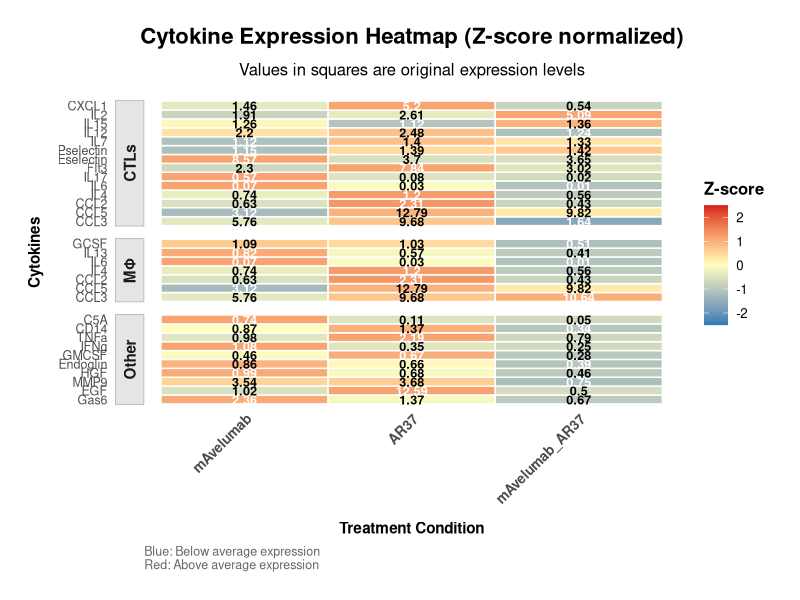
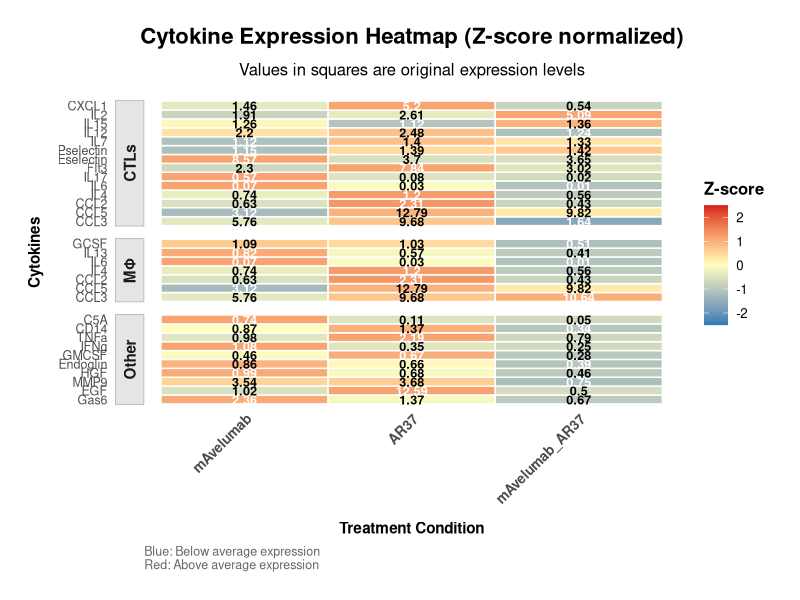
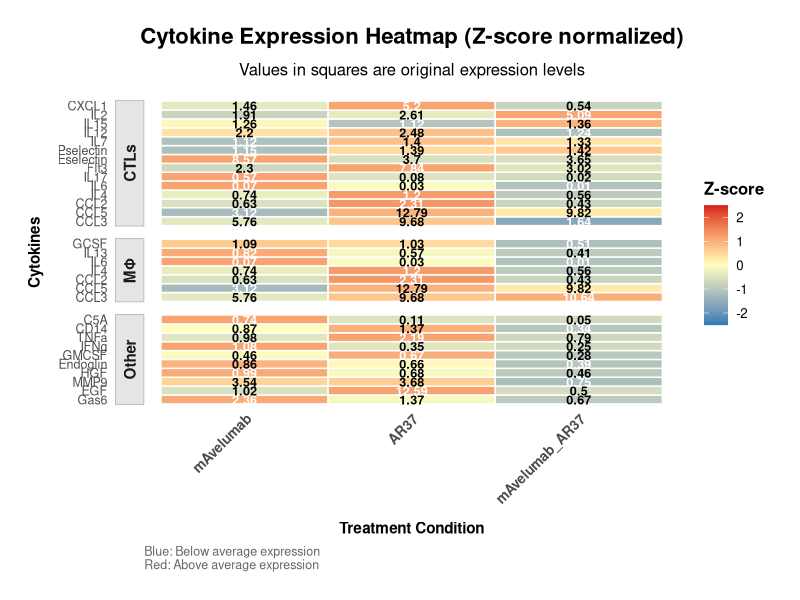

Recreate these plots in R, in order.
# Load required libraries
library(tidyverse)
library(reshape2)
library(viridis)
library(svglite)  # For high-quality SVG output

# Create the dataframe
df <- data.frame(
  Cell_Type = c(rep("MΦ", 7), rep("CTLs", 14), rep("Other", 10)),
  Cytokines = c("CCL3", "CCL5", "CCL2", "IL4", "IL6", "IL13", "GCSF",
                "CCL2", "CCL3", "CCL5", "IL17", "Flt3", "Eselectin", "Pselectin",
                "IL7", "IL12", "IL15", "IL2", "IL4", "IL6",
                "CXCL1", "Gas6", "EGF", "MMP9", "HGF", "Endoglin", 
                "GMCSF", "IFNg", "TNFa", "CD14", "C5A"),
  mAvelumab_1 = c(5.73493899, 3.13483976, 0.63489852, 0.74788227, 0.06969057,
                  0.81996643, 1.088276, 0.63489852, 5.73493899, 3.13483976,
                  0.57513992, 2.31071165, 8.55210622, 1.14292683, 1.12120664,
                  2.19608933, 1.26170381, 1.91383016, 0.74788227, 0.06969057,
                  1.47302, 2.35145769, 1.02166447, 3.55263689, 0.9921876,
                  0.8627469, 0.46121291, 1.08902963, 0.97893026, 0.87510485,
                  0.74466664),
  mAvelumab_2 = c(5.77567346, 3.1071056, 0.63229643, 0.73998079, 0.06880926,
                  0.82476843, 1.08536064, 0.63229643, 5.77567346, 3.1071056,
                  0.56806796, 2.29027781, 8.58306815, 1.14891958, 1.1156063,
                  2.2017151, 1.25863809, 1.91335302, 0.73998079, 0.06880926,
                  1.44880854, 2.37485825, 1.01059171, 3.53229641, 0.99173641,
                  0.86539104, 0.45391631, 1.07297722, 0.98063873, 0.86937285,
                  0.73644374),
  AR37_1 = c(9.64249544, 12.8174937, 2.32747559, 1.19506704, 0.03482626,
             0.57500358, 1.02962198, 2.32747559, 9.64249544, 12.8174937,
             0.07873821, 7.83084134, 3.68846449, 1.38762781, 1.39611167,
             2.48031647, 1.12314793, 2.6190982, 1.19506704, 0.03482626,
             5.18945398, 1.35999047, 12.5939033, 3.69159597, 0.67971577,
             0.66117412, 0.66535489, 0.34697076, 2.18009101, 1.37416292,
             0.1093667),
  AR37_2 = c(9.70966573, 12.7711464, 2.28729515, 1.19687601, 0.03468828,
             0.56696801, 1.0228662, 2.28729515, 9.70966573, 12.7711464,
             0.07788744, 7.84600742, 3.71543168, 1.38369309, 1.39992812,
             2.47753236, 1.12562553, 2.60131896, 1.19687601, 0.03468828,
             5.20724, 1.37210362, 12.5939811, 3.66843564, 0.68521776,
             0.65972097, 0.66970024, 0.34970352, 2.19770741, 1.37519582,
             0.1096859),
  mAvelumab_AR37_1 = c(10.65007098, 9.90652833, 0.43142935, 0.56107565,
                       0.00565515, 0.41116385, 0.51030179, 0.43142935,
                       1.65007098, 9.90652833, 0.02202672, 3.04511195,
                       3.68149342, 1.43016925, 1.34486547, 1.24393226,
                       1.37441503, 5.08373857, 0.56107565, 0.00565515,
                       0.53868818, 0.67047681, 0.49999127, 0.74826269,
                       0.45925879, 0.39490444, 0.28288835, 0.25213603,
                       0.79600117, 0.33827747, 0.0457282),
  mAvelumab_AR37_2 = c(10.63261966, 9.7407475, 0.42742255, 0.56135948,
                       0.00568614, 0.40857883, 0.50173528, 0.42742255,
                       1.63261966, 9.7407475, 0.02219507, 2.99248818,
                       3.61040259, 1.40163849, 1.31879349, 1.23831542,
                       1.34818739, 5.09048207, 0.56135948, 0.00568614,
                       0.53231389, 0.65995458, 0.49196797, 0.74212159,
                       0.46214956, 0.3905912, 0.28466915, 0.25203763,
                       0.78012263, 0.33921573, 0.04495665)
)

# Calculate means for each treatment
df_mean <- df %>%
  mutate(
    mAvelumab = (mAvelumab_1 + mAvelumab_2)/2,
    AR37 = (AR37_1 + AR37_2)/2,
    mAvelumab_AR37 = (mAvelumab_AR37_1 + mAvelumab_AR37_2)/2
  ) %>%
  select(Cell_Type, Cytokines, mAvelumab, AR37, mAvelumab_AR37)

# Reshape data for heatmap
df_melt <- melt(df_mean, id.vars = c("Cell_Type", "Cytokines"),
                variable.name = "Treatment", value.name = "Value")

# Apply z-score normalization within each cytokine
df_melt_z <- df_melt %>%
  group_by(Cytokines) %>%
  mutate(
    Value_z = (Value - mean(Value)) / sd(Value),
    Value_scaled = (Value - min(Value)) / (max(Value) - min(Value))
  ) %>%
  ungroup()

# Create ordering factor to maintain original order
cytokine_order <- unique(df_melt_z$Cytokines)
df_melt_z$Cytokines <- factor(df_melt_z$Cytokines, levels = cytokine_order)

# NOW create the heatmap
heatmap_z <- ggplot(df_melt_z, aes(x = Treatment, y = Cytokines)) +
  geom_tile(aes(fill = Value_z), color = "white", linewidth = 0.5) +
  geom_text(aes(label = round(Value, 2)), size = 3.2,
            color = ifelse(abs(df_melt_z$Value_z) > 1, "white", "black"),
            fontface = "bold") +
  scale_fill_gradient2(
    low = "#2c7bb6",
    mid = "#ffffbf",
    high = "#d7191c",
    midpoint = 0,
    name = "Z-score",
    limits = c(-2.5, 2.5),
    oob = scales::squish
  ) +
  facet_grid(Cell_Type ~ .,
             scales = "free_y",
             space = "free_y",
             switch = "y") +
  labs(
    title = "Cytokine Expression Heatmap (Z-score normalized)",
    subtitle = "Values in squares are original expression levels",
    x = "Treatment Condition",
    y = "Cytokines",
    caption = "Blue: Below average expression\nRed: Above average expression"
  ) +
  theme_minimal(base_size = 12) +
  theme(
    axis.text.x = element_text(angle = 45, hjust = 1, size = 10, face = "bold"),
    axis.text.y = element_text(size = 9),
    axis.title.x = element_text(size = 11, face = "bold", margin = margin(t = 10)),
    axis.title.y = element_text(size = 11, face = "bold", margin = margin(r = 10)),
    plot.title = element_text(hjust = 0.5, size = 16, face = "bold", margin = margin(b = 10)),
    plot.subtitle = element_text(hjust = 0.5, size = 12, margin = margin(b = 15)),
    plot.caption = element_text(size = 9, color = "gray40", hjust = 0),
    strip.text.y = element_text(angle = 0, size = 11, face = "bold"),
    strip.background = element_rect(fill = "gray90", color = "gray70"),
    panel.grid = element_blank(),
    panel.spacing = unit(0.3, "cm"),
    legend.position = "right",
    legend.title = element_text(face = "bold"),
    plot.margin = margin(20, 20, 20, 20)
  )

# Display the heatmap
print(heatmap_z)

# SAVE AS SVG FOR INKSCAPE EDITING
ggsave("cytokine_heatmap_zscore.svg", heatmap_z,
       width = 10, height = 12, dpi = 800, bg = "white")

# Also save as high-resolution PNG for reference
ggsave("cytokine_heatmap_zscore.png", heatmap_z,
       width = 10, height = 12, dpi = 800, bg = "white")

cat("Heatmap saved as 'cytokine_heatmap_zscore.svg' - ready for editing in Inkscape!\n")
cat("\nTo edit in Inkscape:\n")
cat("1. Open the SVG file in Inkscape\n")
cat("2. Ungroup elements (Ctrl+Shift+G) to edit individually\n")
cat("3. Double-click text to modify\n")
cat("4. Select elements to change colors\n")
